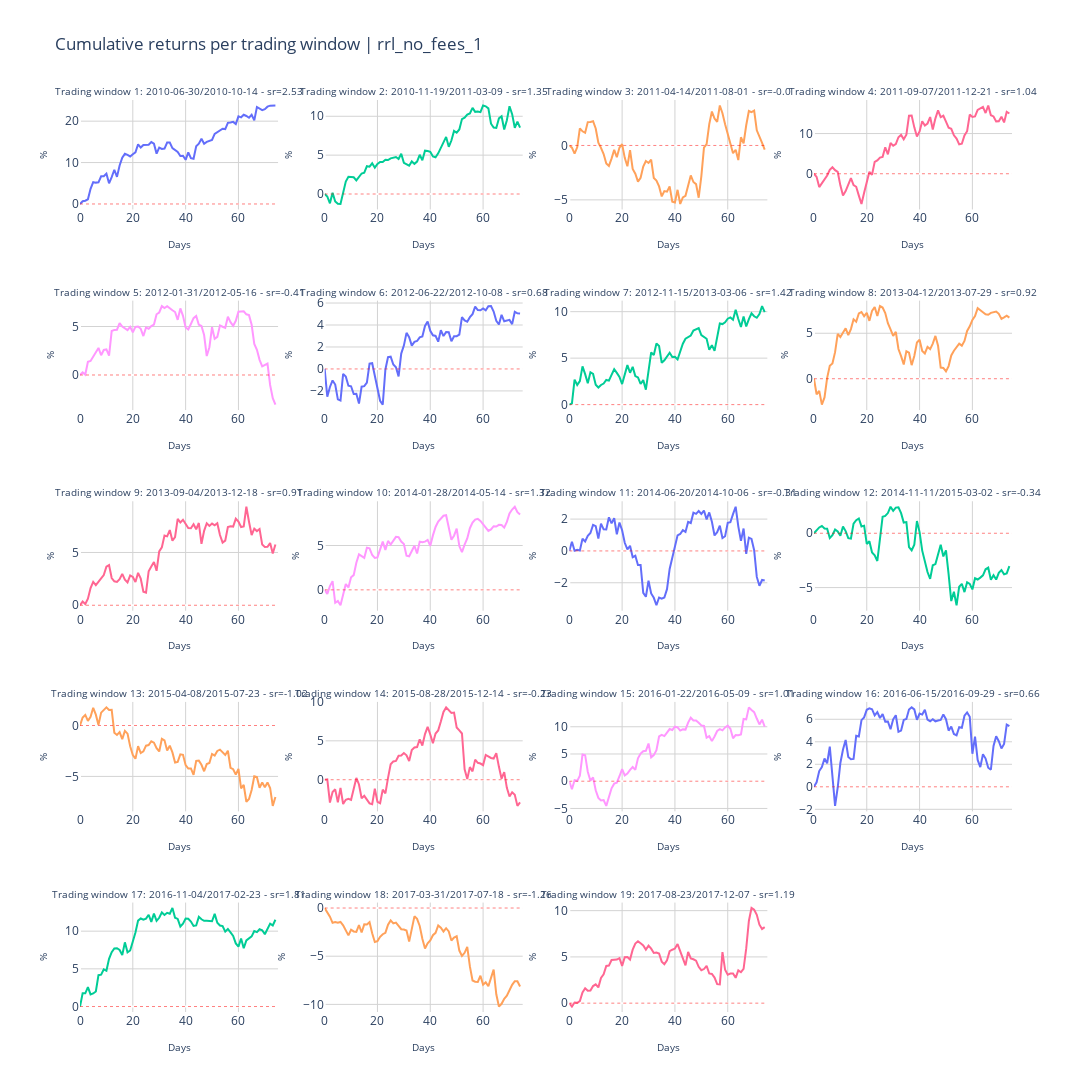

The code cell stored with this chart in its notebook:
### Code cell
metric ="Cumulative returns"
fig_title = f"{metric} per trading window | {setting}"

ncols = 4
nrows = generate_nrows(len(batch_names), ncols)

titles = generate_subplot_titles(batch_names)

fig = init_subplots(nrows, ncols, titles)
fig = populate_subplots(fig, df, batch_names, titles, ncols, y_varname=metric, initial_invest=initial_invest)

layout = generate_layout(
    fig_height=1200, 
    fig_width=1400, 
    fig_title=fig_title)
    
fig.update_layout(layout)

### Figure 1 — Plotly figure (JSON) as saved in the notebook; plotly's stock layout.template omitted (floating-point values rounded to 4 significant figures)
{"data": [{"name": " sr=2.53", "showlegend": false, "type": "scatter", "x": [0, 1, 2, 3, 4, 5, 6, 7, 8, 9, 10, 11, 12, 13, 14, 15, 16, 17, 18, 19, 20, 21, 22, 23, 24, 25, 26, 27, 28, 29, 30, 31, 32, 33, 34, 35, 36, 37, 38, 39, 40, 41, 42, 43, 44, 45, 46, 47, 48, 49, 50, 51, 52, 53, 54, 55, 56, 57, 58, 59, 60, 61, 62, 63, 64, 65, 66, 67, 68, 69, 70, 71, 72, 73, 74], "xaxis": "x", "y": [0, 0.6663, 0.7787, 1.13, 3.662, 5.271, 5.158, 5.216, 6.674, 6.688, 7.325, 4.99, 6.481, 8.261, 6.545, 9.304, 11.19, 12.12, 11.87, 11.47, 12.02, 12.49, 14.41, 13.62, 14.26, 14.26, 14.31, 14.95, 14.56, 12.16, 13.62, 13.29, 13.39, 14.85, 14.85, 13.48, 12.93, 12.57, 11.6, 11.66, 10.67, 12.46, 11.07, 10.92, 13.96, 14.57, 15.74, 14.55, 14.99, 15.15, 15.47, 16.93, 17.34, 17.56, 18.17, 18.09, 19.59, 19.67, 19.84, 19.33, 21.17, 20.93, 21.55, 21.25, 20.83, 21.54, 20.19, 23.43, 22.95, 22.67, 22.91, 23.51, 23.75, 23.77, 23.79], "yaxis": "y"}, {"line": {"color": "red", "dash": "dot", "width": 0.5}, "mode": "lines", "name": "No returns", "showlegend": false, "type": "scatter", "x": [0, 75], "xaxis": "x", "y": [0, 0], "yaxis": "y"}, {"name": " sr=1.35", "showlegend": false, "type": "scatter", "x": [0, 1, 2, 3, 4, 5, 6, 7, 8, 9, 10, 11, 12, 13, 14, 15, 16, 17, 18, 19, 20, 21, 22, 23, 24, 25, 26, 27, 28, 29, 30, 31, 32, 33, 34, 35, 36, 37, 38, 39, 40, 41, 42, 43, 44, 45, 46, 47, 48, 49, 50, 51, 52, 53, 54, 55, 56, 57, 58, 59, 60, 61, 62, 63, 64, 65, 66, 67, 68, 69, 70, 71, 72, 73, 74], "xaxis": "x2", "y": [0, -0.319, -1.194, 0.1508, -0.9537, -1.265, -1.281, 0.3587, 1.605, 2.21, 2.168, 2.151, 1.758, 2.215, 2.639, 2.744, 3.582, 3.52, 3.946, 3.386, 3.863, 4.121, 4.123, 4.403, 4.371, 4.593, 4.644, 4.76, 4.511, 5.177, 4.016, 3.789, 3.644, 4.194, 3.877, 4.173, 5.045, 4.346, 5.571, 5.536, 5.436, 4.836, 4.722, 5.231, 5.903, 6.705, 7.342, 6.081, 6.878, 8.117, 7.885, 8.307, 9.638, 9.812, 10.21, 10.36, 11.08, 10.57, 10.6, 10.52, 11.39, 11.28, 11.01, 9.043, 8.543, 8.493, 9.73, 10.0, 8.302, 9.483, 11.3, 10.27, 8.525, 9.324, 8.525], "yaxis": "y2"}, {"line": {"color": "red", "dash": "dot", "width": 0.5}, "mode": "lines", "name": "No returns", "showlegend": false, "type": "scatter", "x": [0, 75], "xaxis": "x2", "y": [0, 0], "yaxis": "y2"}, {"name": "0.0", "showlegend": false, "type": "scatter", "x": [0, 1, 2, 3, 4, 5, 6, 7, 8, 9, 10, 11, 12, 13, 14, 15, 16, 17, 18, 19, 20, 21, 22, 23, 24, 25, 26, 27, 28, 29, 30, 31, 32, 33, 34, 35, 36, 37, 38, 39, 40, 41, 42, 43, 44, 45, 46, 47, 48, 49, 50, 51, 52, 53, 54, 55, 56, 57, 58, 59, 60, 61, 62, 63, 64, 65, 66, 67, 68, 69, 70, 71, 72, 73, 74], "xaxis": "x3", "y": [0, -0.2035, -0.7559, -0.1716, 1.571, 1.3, 1.162, 2.148, 2.165, 2.23, 1.56, 0.2559, -0.215, -0.7926, -1.655, -1.882, -1.211, -0.4074, -1.086, -0.1975, 0.124, -1.141, -1.909, -0.4338, -2.154, -2.601, -3.318, -2.976, -1.936, -1.433, -1.61, -1.307, -2.996, -3.235, -3.762, -4.681, -4.188, -4.242, -3.764, -5.163, -5.243, -4.077, -5.377, -4.773, -4.632, -3.535, -2.758, -3.359, -3.554, -4.806, -2.832, -0.2021, 0.12, 1.966, 3.113, 2.475, 2.162, 3.675, 2.956, 1.944, 1.036, -0.05113, -0.706, -0.3934, -1.339, 0.7541, 0.1893, 1.855, 3.17, 3.06, 3.195, 1.392, 0.7095, 0.2318, -0.3758], "yaxis": "y3"}, {"line": {"color": "red", "dash": "dot", "width": 0.5}, "mode": "lines", "name": "No returns", "showlegend": false, "type": "scatter", "x": [0, 75], "xaxis": "x3", "y": [0, 0], "yaxis": "y3"}, {"name": " sr=1.04", "showlegend": false, "type": "scatter", "x": [0, 1, 2, 3, 4, 5, 6, 7, 8, 9, 10, 11, 12, 13, 14, 15, 16, 17, 18, 19, 20, 21, 22, 23, 24, 25, 26, 27, 28, 29, 30, 31, 32, 33, 34, 35, 36, 37, 38, 39, 40, 41, 42, 43, 44, 45, 46, 47, 48, 49, 50, 51, 52, 53, 54, 55, 56, 57, 58, 59, 60, 61, 62, 63, 64, 65, 66, 67, 68, 69, 70, 71, 72, 73, 74], "xaxis": "x4", "y": [0, -0.7748, -3.322, -2.335, -1.608, -0.4306, 0.9691, 1.62, 0.8825, 0.4488, -2.884, -5.405, -4.326, -2.697, -1.075, -2.802, -3.242, -5.444, -7.52, -4.75, -2.338, 0.4782, -0.2553, 2.944, 3.317, 4.005, 4.2, 6.594, 4.84, 7.662, 6.98, 7.4, 9.076, 9.664, 8.585, 9.712, 14.44, 14.49, 11.54, 9.261, 10.53, 13.04, 12.01, 12.5, 14.11, 10.99, 13.79, 15.78, 14.09, 14.43, 12.97, 11.47, 11.19, 9.572, 8.737, 7.297, 7.458, 9.526, 10.58, 14.72, 14.15, 14.26, 15.88, 16.36, 16.64, 15.11, 16.99, 14.55, 14.26, 13.03, 13.06, 14.2, 12.77, 15.42, 14.99], "yaxis": "y4"}, {"line": {"color": "red", "dash": "dot", "width": 0.5}, "mode": "lines", "name": "No returns", "showlegend": false, "type": "scatter", "x": [0, 75], "xaxis": "x4", "y": [0, 0], "yaxis": "y4"}, {"name": "0.41", "showlegend": false, "type": "scatter", "x": [0, 1, 2, 3, 4, 5, 6, 7, 8, 9, 10, 11, 12, 13, 14, 15, 16, 17, 18, 19, 20, 21, 22, 23, 24, 25, 26, 27, 28, 29, 30, 31, 32, 33, 34, 35, 36, 37, 38, 39, 40, 41, 42, 43, 44, 45, 46, 47, 48, 49, 50, 51, 52, 53, 54, 55, 56, 57, 58, 59, 60, 61, 62, 63, 64, 65, 66, 67, 68, 69, 70, 71, 72, 73, 74], "xaxis": "x5", "y": [0, 0.27, 0.04367, 1.354, 1.451, 1.868, 2.322, 2.793, 2.034, 2.582, 2.64, 1.997, 4.535, 4.653, 4.673, 5.354, 5.003, 4.803, 4.624, 4.958, 4.391, 4.957, 4.997, 4.765, 4.016, 4.901, 4.758, 5.053, 5.205, 6.263, 6.446, 7.106, 6.906, 7.092, 6.835, 6.677, 6.496, 5.691, 6.867, 6.104, 4.905, 4.705, 5.266, 5.859, 6.094, 5.187, 5.064, 4.123, 1.953, 2.869, 4.925, 3.74, 3.934, 5.113, 4.979, 4.866, 6.017, 5.448, 5.072, 5.593, 6.53, 6.516, 6.577, 6.261, 6.173, 5.184, 3.211, 2.599, 1.562, 0.8808, 1.006, 1.17, -1.032, -2.395, -3.055], "yaxis": "y5"}, {"line": {"color": "red", "dash": "dot", "width": 0.5}, "mode": "lines", "name": "No returns", "showlegend": false, "type": "scatter", "x": [0, 75], "xaxis": "x5", "y": [0, 0], "yaxis": "y5"}, {"name": " sr=0.68", "showlegend": false, "type": "scatter", "x": [0, 1, 2, 3, 4, 5, 6, 7, 8, 9, 10, 11, 12, 13, 14, 15, 16, 17, 18, 19, 20, 21, 22, 23, 24, 25, 26, 27, 28, 29, 30, 31, 32, 33, 34, 35, 36, 37, 38, 39, 40, 41, 42, 43, 44, 45, 46, 47, 48, 49, 50, 51, 52, 53, 54, 55, 56, 57, 58, 59, 60, 61, 62, 63, 64, 65, 66, 67, 68, 69, 70, 71, 72, 73, 74], "xaxis": "x6", "y": [0, -2.532, -1.642, -1.048, -1.423, -2.768, -2.876, -0.4475, -0.694, -1.526, -1.58, -2.283, -2.257, -3.147, -1.612, -1.565, -1.248, 0.4856, 0.5197, -0.7201, -1.991, -2.893, -3.246, -0.05029, 1.073, 1.116, 0.3973, 0.1575, -0.6818, 1.398, 2.125, 3.285, 2.882, 2.123, 2.461, 2.546, 2.879, 2.965, 3.912, 4.323, 3.472, 3.059, 3.005, 2.482, 3.536, 2.995, 3.353, 3.35, 2.512, 2.979, 2.984, 3.124, 4.708, 4.409, 4.295, 4.714, 4.99, 5.667, 5.358, 5.336, 5.5, 5.33, 5.706, 5.719, 5.23, 4.374, 4.046, 4.932, 4.338, 4.404, 4.468, 4.077, 5.204, 5.065, 5.049], "yaxis": "y6"}, {"line": {"color": "red", "dash": "dot", "width": 0.5}, "mode": "lines", "name": "No returns", "showlegend": false, "type": "scatter", "x": [0, 75], "xaxis": "x6", "y": [0, 0], "yaxis": "y6"}, {"name": " sr=1.42", "showlegend": false, "type": "scatter", "x": [0, 1, 2, 3, 4, 5, 6, 7, 8, 9, 10, 11, 12, 13, 14, 15, 16, 17, 18, 19, 20, 21, 22, 23, 24, 25, 26, 27, 28, 29, 30, 31, 32, 33, 34, 35, 36, 37, 38, 39, 40, 41, 42, 43, 44, 45, 46, 47, 48, 49, 50, 51, 52, 53, 54, 55, 56, 57, 58, 59, 60, 61, 62, 63, 64, 65, 66, 67, 68, 69, 70, 71, 72, 73, 74], "xaxis": "x7", "y": [0, 0.1414, 2.687, 2.117, 2.534, 4.108, 3.277, 2.308, 3.478, 3.295, 2.129, 1.842, 2.112, 2.271, 2.65, 2.583, 3.195, 3.808, 3.41, 2.97, 2.211, 3.192, 4.246, 3.423, 4.059, 3.077, 2.922, 2.22, 2.633, 1.604, 3.75, 5.614, 5.338, 6.578, 6.301, 4.499, 4.77, 5.164, 5.578, 5.119, 5.142, 4.859, 5.804, 6.547, 7.091, 7.233, 7.434, 7.966, 8.082, 8.236, 7.488, 7.301, 7.083, 5.889, 6.399, 5.787, 7.307, 8.726, 8.665, 8.862, 9.241, 9.382, 9.141, 10.2, 9.213, 8.351, 9.489, 8.406, 9.192, 9.834, 9.507, 9.344, 9.738, 10.6, 9.952], "yaxis": "y7"}, {"line": {"color": "red", "dash": "dot", "width": 0.5}, "mode": "lines", "name": "No returns", "showlegend": false, "type": "scatter", "x": [0, 75], "xaxis": "x7", "y": [0, 0], "yaxis": "y7"}, {"name": " sr=0.92", "showlegend": false, "type": "scatter", "x": [0, 1, 2, 3, 4, 5, 6, 7, 8, 9, 10, 11, 12, 13, 14, 15, 16, 17, 18, 19, 20, 21, 22, 23, 24, 25, 26, 27, 28, 29, 30, 31, 32, 33, 34, 35, 36, 37, 38, 39, 40, 41, 42, 43, 44, 45, 46, 47, 48, 49, 50, 51, 52, 53, 54, 55, 56, 57, 58, 59, 60, 61, 62, 63, 64, 65, 66, 67, 68, 69, 70, 71, 72, 73, 74], "xaxis": "x8", "y": [0, -1.71, -1.333, -2.845, -2.057, 0.09874, 1.425, 1.669, 2.92, 4.928, 4.59, 5.059, 5.541, 4.783, 5.461, 6.534, 6.265, 7.174, 7.328, 6.875, 7.243, 6.362, 7.462, 7.89, 6.887, 7.982, 7.823, 7.221, 6.102, 5.422, 4.704, 5.157, 3.269, 2.483, 1.563, 3.012, 2.858, 1.492, 2.507, 3.975, 4.279, 3.062, 2.785, 3.505, 3.256, 3.859, 4.702, 3.622, 1.222, 1.19, 0.8037, 1.388, 2.565, 3.073, 3.526, 3.86, 3.635, 4.158, 5.255, 5.762, 6.468, 6.892, 7.76, 7.577, 7.316, 7.092, 7.038, 7.237, 7.345, 7.378, 7.132, 6.58, 6.752, 6.939, 6.718], "yaxis": "y8"}, {"line": {"color": "red", "dash": "dot", "width": 0.5}, "mode": "lines", "name": "No returns", "showlegend": false, "type": "scatter", "x": [0, 75], "xaxis": "x8", "y": [0, 0], "yaxis": "y8"}, {"name": " sr=0.91", "showlegend": false, "type": "scatter", "x": [0, 1, 2, 3, 4, 5, 6, 7, 8, 9, 10, 11, 12, 13, 14, 15, 16, 17, 18, 19, 20, 21, 22, 23, 24, 25, 26, 27, 28, 29, 30, 31, 32, 33, 34, 35, 36, 37, 38, 39, 40, 41, 42, 43, 44, 45, 46, 47, 48, 49, 50, 51, 52, 53, 54, 55, 56, 57, 58, 59, 60, 61, 62, 63, 64, 65, 66, 67, 68, 69, 70, 71, 72, 73, 74], "xaxis": "x9", "y": [0, 0.3498, 0.116, 0.6265, 1.629, 2.216, 1.909, 2.177, 2.544, 2.861, 3.65, 3.8, 2.575, 2.272, 2.214, 2.472, 2.978, 2.422, 2.16, 2.826, 2.678, 2.206, 3.065, 2.518, 1.285, 1.2, 3.222, 3.681, 4.107, 3.265, 5.096, 5.493, 6.603, 6.527, 7.123, 6.113, 6.465, 8.181, 7.842, 8.1, 7.727, 7.319, 7.299, 7.673, 7.2, 7.792, 5.817, 7.046, 7.766, 7.512, 7.737, 7.568, 7.768, 6.654, 5.941, 6.126, 7.408, 7.481, 7.452, 8.193, 7.921, 7.408, 7.472, 9.332, 7.914, 6.655, 7.253, 7.024, 7.223, 5.746, 5.527, 5.541, 5.893, 4.907, 5.749], "yaxis": "y9"}, {"line": {"color": "red", "dash": "dot", "width": 0.5}, "mode": "lines", "name": "No returns", "showlegend": false, "type": "scatter", "x": [0, 75], "xaxis": "x9", "y": [0, 0], "yaxis": "y9"}, {"name": " sr=1.32", "showlegend": false, "type": "scatter", "x": [0, 1, 2, 3, 4, 5, 6, 7, 8, 9, 10, 11, 12, 13, 14, 15, 16, 17, 18, 19, 20, 21, 22, 23, 24, 25, 26, 27, 28, 29, 30, 31, 32, 33, 34, 35, 36, 37, 38, 39, 40, 41, 42, 43, 44, 45, 46, 47, 48, 49, 50, 51, 52, 53, 54, 55, 56, 57, 58, 59, 60, 61, 62, 63, 64, 65, 66, 67, 68, 69, 70, 71, 72, 73, 74], "xaxis": "x10", "y": [0, -0.4504, 0.4245, 0.9707, -1.466, -1.26, -1.735, -0.5266, 0.6496, 0.2682, 1.408, 1.66, 3.059, 4.002, 3.843, 3.599, 4.758, 4.685, 3.928, 3.595, 3.662, 4.432, 5.434, 4.485, 5.512, 5.107, 5.549, 5.974, 5.944, 5.44, 5.168, 3.85, 3.784, 4.392, 4.966, 4.094, 5.439, 5.367, 5.439, 5.623, 4.97, 6.138, 7.088, 7.701, 8.085, 8.355, 8.41, 7.031, 5.656, 6.106, 6.909, 4.938, 4.256, 5.087, 5.796, 6.949, 7.575, 7.91, 8.004, 7.776, 7.377, 7.094, 6.636, 6.805, 7.174, 7.132, 7.326, 7.302, 7.01, 7.66, 8.603, 9.05, 9.366, 8.745, 8.481], "yaxis": "y10"}, {"line": {"color": "red", "dash": "dot", "width": 0.5}, "mode": "lines", "name": "No returns", "showlegend": false, "type": "scatter", "x": [0, 75], "xaxis": "x10", "y": [0, 0], "yaxis": "y10"}, {"name": "0.31", "showlegend": false, "type": "scatter", "x": [0, 1, 2, 3, 4, 5, 6, 7, 8, 9, 10, 11, 12, 13, 14, 15, 16, 17, 18, 19, 20, 21, 22, 23, 24, 25, 26, 27, 28, 29, 30, 31, 32, 33, 34, 35, 36, 37, 38, 39, 40, 41, 42, 43, 44, 45, 46, 47, 48, 49, 50, 51, 52, 53, 54, 55, 56, 57, 58, 59, 60, 61, 62, 63, 64, 65, 66, 67, 68, 69, 70, 71, 72, 73, 74], "xaxis": "x11", "y": [0, 0.5779, 0.01189, 0.06873, 0.02582, 0.7678, 0.595, 0.9479, 1.13, 1.635, 1.56, 0.7806, 1.713, 1.357, 1.352, 2.111, 1.73, 2.06, 1.046, 1.788, 1.301, 0.5135, 0.09104, 0.3187, -0.3931, -0.3027, -0.8804, -0.8813, -2.636, -2.88, -1.863, -2.674, -2.945, -3.412, -2.927, -2.997, -2.923, -2.402, -1.134, -0.404, 0.3383, 0.9769, 1.066, 1.306, 1.195, 1.823, 1.753, 2.402, 2.326, 2.507, 2.322, 2.534, 1.978, 2.418, 1.827, 0.9709, 1.179, 1.586, 0.8069, 0.9219, 1.764, 1.802, 2.311, 2.775, 1.543, 0.6326, 1.403, -0.1867, 0.8334, 0.7524, 0.04904, -1.633, -2.186, -1.827, -1.863], "yaxis": "y11"}, {"line": {"color": "red", "dash": "dot", "width": 0.5}, "mode": "lines", "name": "No returns", "showlegend": false, "type": "scatter", "x": [0, 75], "xaxis": "x11", "y": [0, 0], "yaxis": "y11"}, {"name": "0.34", "showlegend": false, "type": "scatter", "x": [0, 1, 2, 3, 4, 5, 6, 7, 8, 9, 10, 11, 12, 13, 14, 15, 16, 17, 18, 19, 20, 21, 22, 23, 24, 25, 26, 27, 28, 29, 30, 31, 32, 33, 34, 35, 36, 37, 38, 39, 40, 41, 42, 43, 44, 45, 46, 47, 48, 49, 50, 51, 52, 53, 54, 55, 56, 57, 58, 59, 60, 61, 62, 63, 64, 65, 66, 67, 68, 69, 70, 71, 72, 73, 74], "xaxis": "x12", "y": [0, 0.2724, 0.5365, 0.6778, 0.4364, 0.4154, -0.4305, -0.1798, 0.3458, 0.1617, -0.2325, 0.6154, 0.1994, -0.4497, -0.4836, 0.8924, 1.199, 1.363, 0.6291, 0.6995, -0.9795, -0.7433, -1.767, -2.021, -2.552, -0.5187, 1.525, 1.596, 1.859, 2.44, 2.065, 2.359, 2.395, 1.849, 0.989, 1.028, -1.281, -1.584, -1.044, 1.126, 0.11, -1.598, -2.684, -3.566, -4.203, -2.944, -2.838, -2.004, -1.049, -2.132, -1.58, -3.791, -6.236, -5.382, -6.625, -4.918, -4.651, -5.415, -4.506, -4.658, -5.167, -4.142, -4.255, -4.081, -3.874, -3.316, -3.168, -4.282, -3.856, -4.261, -3.637, -3.391, -3.767, -3.692, -3.031], "yaxis": "y12"}, {"line": {"color": "red", "dash": "dot", "width": 0.5}, "mode": "lines", "name": "No returns", "showlegend": false, "type": "scatter", "x": [0, 75], "xaxis": "x12", "y": [0, 0], "yaxis": "y12"}, {"name": "1.02", "showlegend": false, "type": "scatter", "x": [0, 1, 2, 3, 4, 5, 6, 7, 8, 9, 10, 11, 12, 13, 14, 15, 16, 17, 18, 19, 20, 21, 22, 23, 24, 25, 26, 27, 28, 29, 30, 31, 32, 33, 34, 35, 36, 37, 38, 39, 40, 41, 42, 43, 44, 45, 46, 47, 48, 49, 50, 51, 52, 53, 54, 55, 56, 57, 58, 59, 60, 61, 62, 63, 64, 65, 66, 67, 68, 69, 70, 71, 72, 73, 74], "xaxis": "x13", "y": [0, 0.788, 1.04, 0.4594, 0.8463, 1.739, 1.066, 0.05933, 1.263, 1.481, 1.779, 1.526, 1.54, -0.7, -0.9281, -0.6549, -1.334, -0.5249, -0.7991, -2.044, -2.909, -3.258, -2.029, -2.708, -2.547, -1.981, -1.921, -1.546, -1.682, -2.228, -2.549, -1.31, -1.457, -2.453, -1.979, -2.642, -3.641, -3.576, -2.826, -2.873, -3.894, -4.227, -4.22, -4.848, -3.468, -3.447, -3.862, -4.495, -3.789, -3.676, -2.791, -2.95, -2.5, -2.367, -2.677, -2.894, -2.478, -4.157, -4.292, -4.823, -4.256, -6.169, -5.841, -7.487, -7.214, -6.338, -4.993, -5.072, -6.108, -5.605, -6.063, -5.6, -6.134, -7.895, -7.03], "yaxis": "y13"}, {"line": {"color": "red", "dash": "dot", "width": 0.5}, "mode": "lines", "name": "No returns", "showlegend": false, "type": "scatter", "x": [0, 75], "xaxis": "x13", "y": [0, 0], "yaxis": "y13"}, {"name": "0.23", "showlegend": false, "type": "scatter", "x": [0, 1, 2, 3, 4, 5, 6, 7, 8, 9, 10, 11, 12, 13, 14, 15, 16, 17, 18, 19, 20, 21, 22, 23, 24, 25, 26, 27, 28, 29, 30, 31, 32, 33, 34, 35, 36, 37, 38, 39, 40, 41, 42, 43, 44, 45, 46, 47, 48, 49, 50, 51, 52, 53, 54, 55, 56, 57, 58, 59, 60, 61, 62, 63, 64, 65, 66, 67, 68, 69, 70, 71, 72, 73, 74], "xaxis": "x14", "y": [0, 0.05668, -2.932, -1.572, -1.234, -2.914, -1.052, -3.124, -2.584, -2.452, -2.586, -1.104, 0.2347, -0.6132, -2.383, -2.067, -2.523, -3.035, -3.154, -1.153, -2.845, -3.015, -1.269, -1.753, 0.2444, 1.982, 2.35, 2.422, 3.089, 3.124, 3.437, 3.146, 2.405, 3.825, 4.137, 4.204, 5.196, 4.387, 5.863, 6.798, 5.816, 4.681, 5.943, 6.34, 7.472, 8.719, 9.296, 8.963, 8.588, 8.633, 6.715, 6.343, 5.944, 1.349, 0.09773, 1.619, 1.077, 2.583, 2.177, 2.081, 1.88, 3.184, 2.965, 2.798, 2.723, 3.403, 1.657, 0.1304, 0.987, -1.038, -2.151, -1.607, -1.941, -3.362, -2.918], "yaxis": "y14"}, {"line": {"color": "red", "dash": "dot", "width": 0.5}, "mode": "lines", "name": "No returns", "showlegend": false, "type": "scatter", "x": [0, 75], "xaxis": "x14", "y": [0, 0], "yaxis": "y14"}, {"name": " sr=1.01", "showlegend": false, "type": "scatter", "x": [0, 1, 2, 3, 4, 5, 6, 7, 8, 9, 10, 11, 12, 13, 14, 15, 16, 17, 18, 19, 20, 21, 22, 23, 24, 25, 26, 27, 28, 29, 30, 31, 32, 33, 34, 35, 36, 37, 38, 39, 40, 41, 42, 43, 44, 45, 46, 47, 48, 49, 50, 51, 52, 53, 54, 55, 56, 57, 58, 59, 60, 61, 62, 63, 64, 65, 66, 67, 68, 69, 70, 71, 72, 73, 74], "xaxis": "x15", "y": [0, -1.465, 0.1766, 0.06767, 1.022, 4.887, 4.775, 1.754, 0.09869, 0.6912, -1.652, -3.065, -3.548, -3.47, -4.531, -2.713, -1.299, -0.4481, -0.2601, 0.9126, 2.224, 1.059, 1.387, 2.085, 2.6, 2.087, 4.209, 5.069, 5.518, 5.583, 6.915, 4.381, 4.794, 5.709, 8.213, 8.5, 8.287, 8.923, 9.576, 9.406, 10.03, 9.876, 9.288, 9.517, 9.473, 10.76, 11.65, 11.16, 11.15, 10.72, 10.24, 10.14, 7.999, 8.263, 7.36, 8.223, 9.227, 9.55, 9.339, 9.876, 10.21, 9.625, 7.889, 8.473, 8.441, 8.582, 11.44, 11.35, 13.55, 13.07, 12.68, 11.51, 10.42, 11.3, 10.0], "yaxis": "y15"}, {"line": {"color": "red", "dash": "dot", "width": 0.5}, "mode": "lines", "name": "No returns", "showlegend": false, "type": "scatter", "x": [0, 75], "xaxis": "x15", "y": [0, 0], "yaxis": "y15"}, {"name": " sr=0.66", "showlegend": false, "type": "scatter", "x": [0, 1, 2, 3, 4, 5, 6, 7, 8, 9, 10, 11, 12, 13, 14, 15, 16, 17, 18, 19, 20, 21, 22, 23, 24, 25, 26, 27, 28, 29, 30, 31, 32, 33, 34, 35, 36, 37, 38, 39, 40, 41, 42, 43, 44, 45, 46, 47, 48, 49, 50, 51, 52, 53, 54, 55, 56, 57, 58, 59, 60, 61, 62, 63, 64, 65, 66, 67, 68, 69, 70, 71, 72, 73, 74], "xaxis": "x16", "y": [0, 0.3994, 1.401, 1.746, 2.52, 2.095, 3.564, 0.6318, -1.697, -0.06236, 2.113, 3.316, 4.161, 2.655, 2.453, 2.48, 4.534, 4.478, 5.921, 6.166, 6.847, 6.972, 6.897, 6.352, 6.632, 6.118, 6.454, 5.792, 5.805, 5.117, 5.998, 6.36, 4.881, 4.993, 5.944, 6.031, 6.864, 7.057, 6.877, 5.954, 6.511, 6.419, 6.851, 5.963, 5.829, 6.01, 5.817, 5.888, 5.949, 6.434, 6.011, 4.997, 5.348, 4.691, 4.575, 5.29, 5.24, 6.317, 6.607, 6.229, 2.939, 4.456, 2.39, 1.749, 2.893, 2.509, 1.697, 1.516, 3.625, 4.491, 4.046, 3.404, 3.813, 5.529, 5.384], "yaxis": "y16"}, {"line": {"color": "red", "dash": "dot", "width": 0.5}, "mode": "lines", "name": "No returns", "showlegend": false, "type": "scatter", "x": [0, 75], "xaxis": "x16", "y": [0, 0], "yaxis": "y16"}, {"name": " sr=1.81", "showlegend": false, "type": "scatter", "x": [0, 1, 2, 3, 4, 5, 6, 7, 8, 9, 10, 11, 12, 13, 14, 15, 16, 17, 18, 19, 20, 21, 22, 23, 24, 25, 26, 27, 28, 29, 30, 31, 32, 33, 34, 35, 36, 37, 38, 39, 40, 41, 42, 43, 44, 45, 46, 47, 48, 49, 50, 51, 52, 53, 54, 55, 56, 57, 58, 59, 60, 61, 62, 63, 64, 65, 66, 67, 68, 69, 70, 71, 72, 73, 74], "xaxis": "x17", "y": [0, 1.748, 1.753, 2.564, 1.612, 1.733, 2.004, 4.158, 4.229, 4.924, 4.742, 6.335, 7.209, 7.71, 7.731, 7.499, 6.848, 8.517, 7.201, 7.44, 8.637, 9.811, 11.4, 11.68, 11.52, 11.67, 12.18, 11.24, 12.32, 11.37, 11.78, 12.49, 12.15, 12.43, 12.32, 13.07, 11.78, 11.63, 10.62, 11.0, 11.67, 11.64, 11.28, 10.69, 10.76, 11.9, 11.58, 11.38, 11.37, 11.33, 11.31, 12.3, 11.12, 10.75, 10.67, 9.937, 10.29, 9.847, 9.376, 8.371, 7.938, 9.017, 7.733, 8.775, 9.046, 9.305, 10.01, 9.881, 10.26, 10.12, 9.59, 10.4, 11.0, 10.76, 11.52], "yaxis": "y17"}, {"line": {"color": "red", "dash": "dot", "width": 0.5}, "mode": "lines", "name": "No returns", "showlegend": false, "type": "scatter", "x": [0, 75], "xaxis": "x17", "y": [0, 0], "yaxis": "y17"}, {"name": "1.26", "showlegend": false, "type": "scatter", "x": [0, 1, 2, 3, 4, 5, 6, 7, 8, 9, 10, 11, 12, 13, 14, 15, 16, 17, 18, 19, 20, 21, 22, 23, 24, 25, 26, 27, 28, 29, 30, 31, 32, 33, 34, 35, 36, 37, 38, 39, 40, 41, 42, 43, 44, 45, 46, 47, 48, 49, 50, 51, 52, 53, 54, 55, 56, 57, 58, 59, 60, 61, 62, 63, 64, 65, 66, 67, 68, 69, 70, 71, 72, 73, 74], "xaxis": "x18", "y": [0, -0.4415, -0.8936, -1.536, -1.46, -1.532, -1.446, -1.797, -2.345, -2.837, -2.252, -2.431, -2.475, -1.777, -2.536, -1.697, -1.708, -1.465, -2.623, -3.525, -3.43, -2.989, -2.715, -2.568, -1.73, -1.285, -1.599, -1.509, -1.858, -2.197, -2.225, -2.331, -3.482, -2.067, -0.8612, -1.119, -1.859, -3.179, -4.197, -3.67, -3.366, -2.819, -2.574, -1.801, -2.05, -2.434, -2.095, -2.428, -3.37, -3.071, -2.931, -4.413, -4.971, -4.65, -4.032, -6.063, -7.524, -7.648, -7.669, -7.026, -7.96, -7.713, -8.115, -7.249, -6.383, -8.953, -10.22, -9.939, -9.411, -9.105, -8.468, -7.976, -7.602, -7.593, -8.15], "yaxis": "y18"}, {"line": {"color": "red", "dash": "dot", "width": 0.5}, "mode": "lines", "name": "No returns", "showlegend": false, "type": "scatter", "x": [0, 75], "xaxis": "x18", "y": [0, 0], "yaxis": "y18"}, {"name": " sr=1.19", "showlegend": false, "type": "scatter", "x": [0, 1, 2, 3, 4, 5, 6, 7, 8, 9, 10, 11, 12, 13, 14, 15, 16, 17, 18, 19, 20, 21, 22, 23, 24, 25, 26, 27, 28, 29, 30, 31, 32, 33, 34, 35, 36, 37, 38, 39, 40, 41, 42, 43, 44, 45, 46, 47, 48, 49, 50, 51, 52, 53, 54, 55, 56, 57, 58, 59, 60, 61, 62, 63, 64, 65, 66, 67, 68, 69, 70, 71, 72, 73, 74], "xaxis": "x19", "y": [0, -0.3631, 0.07168, 0.03722, 0.2227, 1.16, 1.608, 1.333, 1.359, 1.853, 2.031, 1.709, 2.725, 3.113, 4.018, 4.062, 4.668, 4.695, 4.711, 4.87, 4.029, 4.962, 4.991, 4.714, 5.779, 6.446, 6.682, 6.477, 6.248, 5.794, 6.22, 5.89, 5.428, 5.473, 5.37, 4.49, 4.215, 4.627, 5.615, 5.778, 5.903, 6.383, 5.618, 5.048, 4.088, 5.538, 4.832, 4.742, 4.592, 3.927, 3.562, 3.687, 4.024, 3.211, 3.156, 2.767, 2.053, 2.027, 5.525, 3.608, 3.084, 3.198, 3.215, 2.742, 3.547, 3.345, 3.708, 5.921, 8.882, 10.28, 10.09, 9.556, 8.484, 8.01, 8.216], "yaxis": "y19"}, {"line": {"color": "red", "dash": "dot", "width": 0.5}, "mode": "lines", "name": "No returns", "showlegend": false, "type": "scatter", "x": [0, 75], "xaxis": "x19", "y": [0, 0], "yaxis": "y19"}], "layout": {"annotations": [{"font": {"size": 10}, "showarrow": false, "text": "Trading window 1: 2010-06-30/2010-10-14 - sr=2.53", "x": 0.1062, "xanchor": "center", "xref": "paper", "y": 1, "yanchor": "bottom", "yref": "paper"}, {"font": {"size": 10}, "showarrow": false, "text": "Trading window 2: 2010-11-19/2011-03-09 - sr=1.35", "x": 0.3688, "xanchor": "center", "xref": "paper", "y": 1, "yanchor": "bottom", "yref": "paper"}, {"font": {"size": 10}, "showarrow": false, "text": "Trading window 3: 2011-04-14/2011-08-01 - sr=-0.0", "x": 0.6313, "xanchor": "center", "xref": "paper", "y": 1, "yanchor": "bottom", "yref": "paper"}, {"font": {"size": 10}, "showarrow": false, "text": "Trading window 4: 2011-09-07/2011-12-21 - sr=1.04", "x": 0.8938, "xanchor": "center", "xref": "paper", "y": 1, "yanchor": "bottom", "yref": "paper"}, {"font": {"size": 10}, "showarrow": false, "text": "Trading window 5: 2012-01-31/2012-05-16 - sr=-0.41", "x": 0.1062, "xanchor": "center", "xref": "paper", "y": 0.78, "yanchor": "bottom", "yref": "paper"}, {"font": {"size": 10}, "showarrow": false, "text": "Trading window 6: 2012-06-22/2012-10-08 - sr=0.68", "x": 0.3688, "xanchor": "center", "xref": "paper", "y": 0.78, "yanchor": "bottom", "yref": "paper"}, {"font": {"size": 10}, "showarrow": false, "text": "Trading window 7: 2012-11-15/2013-03-06 - sr=1.42", "x": 0.6313, "xanchor": "center", "xref": "paper", "y": 0.78, "yanchor": "bottom", "yref": "paper"}, {"font": {"size": 10}, "showarrow": false, "text": "Trading window 8: 2013-04-12/2013-07-29 - sr=0.92", "x": 0.8938, "xanchor": "center", "xref": "paper", "y": 0.78, "yanchor": "bottom", "yref": "paper"}, {"font": {"size": 10}, "showarrow": false, "text": "Trading window 9: 2013-09-04/2013-12-18 - sr=0.91", "x": 0.1062, "xanchor": "center", "xref": "paper", "y": 0.56, "yanchor": "bottom", "yref": "paper"}, {"font": {"size": 10}, "showarrow": false, "text": "Trading window 10: 2014-01-28/2014-05-14 - sr=1.32", "x": 0.3688, "xanchor": "center", "xref": "paper", "y": 0.56, "yanchor": "bottom", "yref": "paper"}, {"font": {"size": 10}, "showarrow": false, "text": "Trading window 11: 2014-06-20/2014-10-06 - sr=-0.31", "x": 0.6313, "xanchor": "center", "xref": "paper", "y": 0.56, "yanchor": "bottom", "yref": "paper"}, {"font": {"size": 10}, "showarrow": false, "text": "Trading window 12: 2014-11-11/2015-03-02 - sr=-0.34", "x": 0.8938, "xanchor": "center", "xref": "paper", "y": 0.56, "yanchor": "bottom", "yref": "paper"}, {"font": {"size": 10}, "showarrow": false, "text": "Trading window 13: 2015-04-08/2015-07-23 - sr=-1.02", "x": 0.1062, "xanchor": "center", "xref": "paper", "y": 0.34, "yanchor": "bottom", "yref": "paper"}, {"font": {"size": 10}, "showarrow": false, "text": "Trading window 14: 2015-08-28/2015-12-14 - sr=-0.23", "x": 0.3688, "xanchor": "center", "xref": "paper", "y": 0.34, "yanchor": "bottom", "yref": "paper"}, {"font": {"size": 10}, "showarrow": false, "text": "Trading window 15: 2016-01-22/2016-05-09 - sr=1.01", "x": 0.6313, "xanchor": "center", "xref": "paper", "y": 0.34, "yanchor": "bottom", "yref": "paper"}, {"font": {"size": 10}, "showarrow": false, "text": "Trading window 16: 2016-06-15/2016-09-29 - sr=0.66", "x": 0.8938, "xanchor": "center", "xref": "paper", "y": 0.34, "yanchor": "bottom", "yref": "paper"}, {"font": {"size": 10}, "showarrow": false, "text": "Trading window 17: 2016-11-04/2017-02-23 - sr=1.81", "x": 0.1062, "xanchor": "center", "xref": "paper", "y": 0.12, "yanchor": "bottom", "yref": "paper"}, {"font": {"size": 10}, "showarrow": false, "text": "Trading window 18: 2017-03-31/2017-07-18 - sr=-1.26", "x": 0.3688, "xanchor": "center", "xref": "paper", "y": 0.12, "yanchor": "bottom", "yref": "paper"}, {"font": {"size": 10}, "showarrow": false, "text": "Trading window 19: 2017-08-23/2017-12-07 - sr=1.19", "x": 0.6313, "xanchor": "center", "xref": "paper", "y": 0.12, "yanchor": "bottom", "yref": "paper"}], "height": 1200, "plot_bgcolor": "white", "title": {"text": "Cumulative returns per trading window | rrl_no_fees_1"}, "width": 1400, "xaxis": {"anchor": "y", "domain": [0, 0.2125], "gridcolor": "lightgrey", "title": {"font": {"size": 10}, "text": "Days"}}, "xaxis10": {"anchor": "y10", "domain": [0.2625, 0.475], "gridcolor": "lightgrey", "title": {"font": {"size": 10}, "text": "Days"}}, "xaxis11": {"anchor": "y11", "domain": [0.525, 0.7375], "gridcolor": "lightgrey", "title": {"font": {"size": 10}, "text": "Days"}}, "xaxis12": {"anchor": "y12", "domain": [0.7875, 1], "gridcolor": "lightgrey", "title": {"font": {"size": 10}, "text": "Days"}}, "xaxis13": {"anchor": "y13", "domain": [0, 0.2125], "gridcolor": "lightgrey", "title": {"font": {"size": 10}, "text": "Days"}}, "xaxis14": {"anchor": "y14", "domain": [0.2625, 0.475], "gridcolor": "lightgrey", "title": {"font": {"size": 10}, "text": "Days"}}, "xaxis15": {"anchor": "y15", "domain": [0.525, 0.7375], "gridcolor": "lightgrey", "title": {"font": {"size": 10}, "text": "Days"}}, "xaxis16": {"anchor": "y16", "domain": [0.7875, 1], "gridcolor": "lightgrey", "title": {"font": {"size": 10}, "text": "Days"}}, "xaxis17": {"anchor": "y17", "domain": [0, 0.2125], "gridcolor": "lightgrey", "title": {"font": {"size": 10}, "text": "Days"}}, "xaxis18": {"anchor": "y18", "domain": [0.2625, 0.475], "gridcolor": "lightgrey", "title": {"font": {"size": 10}, "text": "Days"}}, "xaxis19": {"anchor": "y19", "domain": [0.525, 0.7375], "gridcolor": "lightgrey", "title": {"font": {"size": 10}, "text": "Days"}}, "xaxis2": {"anchor": "y2", "domain": [0.2625, 0.475], "gridcolor": "lightgrey", "title": {"font": {"size": 10}, "text": "Days"}}, "xaxis20": {"anchor": "y20", "domain": [0.7875, 1]}, "xaxis3": {"anchor": "y3", "domain": [0.525, 0.7375], "gridcolor": "lightgrey", "title": {"font": {"size": 10}, "text": "Days"}}, "xaxis4": {"anchor": "y4", "domain": [0.7875, 1], "gridcolor": "lightgrey", "title": {"font": {"size": 10}, "text": "Days"}}, "xaxis5": {"anchor": "y5", "domain": [0, 0.2125], "gridcolor": "lightgrey", "title": {"font": {"size": 10}, "text": "Days"}}, "xaxis6": {"anchor": "y6", "domain": [0.2625, 0.475], "gridcolor": "lightgrey", "title": {"font": {"size": 10}, "text": "Days"}}, "xaxis7": {"anchor": "y7", "domain": [0.525, 0.7375], "gridcolor": "lightgrey", "title": {"font": {"size": 10}, "text": "Days"}}, "xaxis8": {"anchor": "y8", "domain": [0.7875, 1], "gridcolor": "lightgrey", "title": {"font": {"size": 10}, "text": "Days"}}, "xaxis9": {"anchor": "y9", "domain": [0, 0.2125], "gridcolor": "lightgrey", "title": {"font": {"size": 10}, "text": "Days"}}, "yaxis": {"anchor": "x", "domain": [0.88, 1], "gridcolor": "lightgrey", "showticklabels": true, "title": {"font": {"size": 10}, "text": "%"}}, "yaxis10": {"anchor": "x10", "domain": [0.44, 0.56], "gridcolor": "lightgrey", "showticklabels": true, "title": {"font": {"size": 10}, "text": "%"}}, "yaxis11": {"anchor": "x11", "domain": [0.44, 0.56], "gridcolor": "lightgrey", "showticklabels": true, "title": {"font": {"size": 10}, "text": "%"}}, "yaxis12": {"anchor": "x12", "domain": [0.44, 0.56], "gridcolor": "lightgrey", "showticklabels": true, "title": {"font": {"size": 10}, "text": "%"}}, "yaxis13": {"anchor": "x13", "domain": [0.22, 0.34], "gridcolor": "lightgrey", "showticklabels": true, "title": {"font": {"size": 10}, "text": "%"}}, "yaxis14": {"anchor": "x14", "domain": [0.22, 0.34], "gridcolor": "lightgrey", "showticklabels": true, "title": {"font": {"size": 10}, "text": "%"}}, "yaxis15": {"anchor": "x15", "domain": [0.22, 0.34], "gridcolor": "lightgrey", "showticklabels": true, "title": {"font": {"size": 10}, "text": "%"}}, "yaxis16": {"anchor": "x16", "domain": [0.22, 0.34], "gridcolor": "lightgrey", "showticklabels": true, "title": {"font": {"size": 10}, "text": "%"}}, "yaxis17": {"anchor": "x17", "domain": [0, 0.12], "gridcolor": "lightgrey", "showticklabels": true, "title": {"font": {"size": 10}, "text": "%"}}, "yaxis18": {"anchor": "x18", "domain": [0, 0.12], "gridcolor": "lightgrey", "showticklabels": true, "title": {"font": {"size": 10}, "text": "%"}}, "yaxis19": {"anchor": "x19", "domain": [0, 0.12], "gridcolor": "lightgrey", "showticklabels": true, "title": {"font": {"size": 10}, "text": "%"}}, "yaxis2": {"anchor": "x2", "domain": [0.88, 1], "gridcolor": "lightgrey", "showticklabels": true, "title": {"font": {"size": 10}, "text": "%"}}, "yaxis20": {"anchor": "x20", "domain": [0, 0.12]}, "yaxis3": {"anchor": "x3", "domain": [0.88, 1], "gridcolor": "lightgrey", "showticklabels": true, "title": {"font": {"size": 10}, "text": "%"}}, "yaxis4": {"anchor": "x4", "domain": [0.88, 1], "gridcolor": "lightgrey", "showticklabels": true, "title": {"font": {"size": 10}, "text": "%"}}, "yaxis5": {"anchor": "x5", "domain": [0.66, 0.78], "gridcolor": "lightgrey", "showticklabels": true, "title": {"font": {"size": 10}, "text": "%"}}, "yaxis6": {"anchor": "x6", "domain": [0.66, 0.78], "gridcolor": "lightgrey", "showticklabels": true, "title": {"font": {"size": 10}, "text": "%"}}, "yaxis7": {"anchor": "x7", "domain": [0.66, 0.78], "gridcolor": "lightgrey", "showticklabels": true, "title": {"font": {"size": 10}, "text": "%"}}, "yaxis8": {"anchor": "x8", "domain": [0.66, 0.78], "gridcolor": "lightgrey", "showticklabels": true, "title": {"font": {"size": 10}, "text": "%"}}, "yaxis9": {"anchor": "x9", "domain": [0.44, 0.56], "gridcolor": "lightgrey", "showticklabels": true, "title": {"font": {"size": 10}, "text": "%"}}}}
